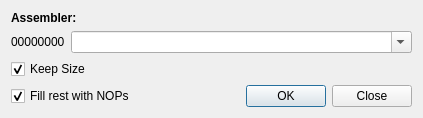
<?xml version="1.0" encoding="UTF-8"?>
<ui version="4.0">
 <author>Evan Teran</author>
 <class>Assembler::DialogAssembler</class>
 <widget class="QDialog" name="DialogAssembler">
  <property name="geometry">
   <rect>
    <x>0</x>
    <y>0</y>
    <width>423</width>
    <height>108</height>
   </rect>
  </property>
  <property name="windowTitle">
   <string>Assembler</string>
  </property>
  <layout class="QGridLayout" name="gridLayout">
   <item row="1" column="0" colspan="2">
    <layout class="QHBoxLayout" name="horizontalLayout">
     <item>
      <widget class="QLabel" name="address">
       <property name="sizePolicy">
        <sizepolicy hsizetype="Maximum" vsizetype="Preferred">
         <horstretch>0</horstretch>
         <verstretch>0</verstretch>
        </sizepolicy>
       </property>
       <property name="text">
        <string>00000000</string>
       </property>
      </widget>
     </item>
     <item>
      <widget class="QComboBox" name="assembly">
       <property name="editable">
        <bool>true</bool>
       </property>
      </widget>
     </item>
    </layout>
   </item>
   <item row="2" column="0">
    <widget class="QCheckBox" name="keepSize">
     <property name="enabled">
      <bool>true</bool>
     </property>
     <property name="text">
      <string>Keep Size</string>
     </property>
     <property name="checked">
      <bool>true</bool>
     </property>
    </widget>
   </item>
   <item row="3" column="0">
    <widget class="QCheckBox" name="fillWithNOPs">
     <property name="text">
      <string>Fill rest with NOPs</string>
     </property>
     <property name="checked">
      <bool>true</bool>
     </property>
    </widget>
   </item>
   <item row="3" column="1">
    <widget class="QDialogButtonBox" name="buttonBox">
     <property name="standardButtons">
      <set>QDialogButtonBox::Close|QDialogButtonBox::Ok</set>
     </property>
    </widget>
   </item>
   <item row="0" column="0" colspan="2">
    <widget class="QLabel" name="label">
     <property name="font">
      <font>
       <weight>75</weight>
       <bold>true</bold>
      </font>
     </property>
     <property name="text">
      <string>Assembler: </string>
     </property>
    </widget>
   </item>
  </layout>
 </widget>
 <resources/>
 <connections>
  <connection>
   <sender>buttonBox</sender>
   <signal>rejected()</signal>
   <receiver>DialogAssembler</receiver>
   <slot>reject()</slot>
   <hints>
    <hint type="sourcelabel">
     <x>119</x>
     <y>55</y>
    </hint>
    <hint type="destinationlabel">
     <x>125</x>
     <y>59</y>
    </hint>
   </hints>
  </connection>
 </connections>
</ui>
